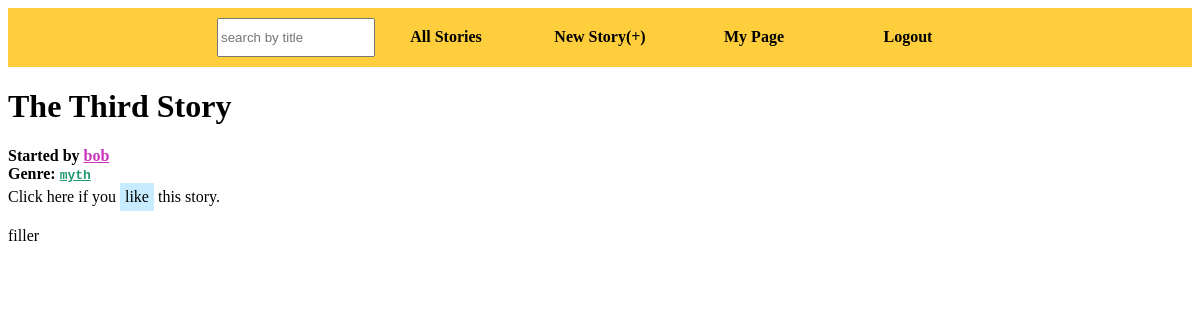
The page /story?id=2 on the database its author committed.
### tables this page shows
CREATE TABLE stories (title TEXT, creator TEXT, id INTERGER PRIMARY KEY, genre TEXT, word_limit INTEGER, cooldown INTEGER, contributions INTEGER, finished BOOLEAN, likes INTEGER, views INTEGER);

CREATE TABLE story_2 (version_num INTEGER PRIMARY KEY, contributor TEXT, text_contributed TEXT, timestamp TEXT);

### ourStory.py (the view)
@app.route('/story', methods = ['GET'])
def story_route():
    storyId=request.args.get("id","")
    if not mystory.story_exists(storyId):
        return render_template("invalid.html")
    dictStoryInfo=search.getStory(storyId)
    if 'user' in session: #check if user is logged in
        mystory.update_views(storyId)
        user=session["user"]
        if dictStoryInfo["finished"]: #check if story is finished
            return render_template("fullStory.html", like = users.has_user_liked(storyId, user), likes=dictStoryInfo["popularity"] - 1, title=dictStoryInfo["title"], author=dictStoryInfo["author"], genre=dictStoryInfo["genre"],id=dictStoryInfo["id"], pieces=dictStoryInfo["pieces"])
        else: #story is not finished
            if not search.contributedYet(user, storyId): #user did not contribute yet, so user is directed to edit the story
                return render_template("editStory.html",id=dictStoryInfo["id"], title=dictStoryInfo["title"],lastUpdate=search.latestUpdate(storyId),charLimit=dictStoryInfo["word_limit"])
            else: #user has already contributed, so show story
                return render_template("fullStory.html", like = users.has_user_liked(storyId, user), likes=dictStoryInfo["popularity"] - 1, title=dictStoryInfo["title"], author=dictStoryInfo["author"], genre=dictStoryInfo["genre"],id=dictStoryInfo["id"], pieces=dictStoryInfo["pieces"])
    else: #not logged in
        mystory.update_views(storyId)
        if dictStoryInfo["finished"]: #checks if story is finished, guests can view finished story
            return render_template("fullStory.html", likes=dictStoryInfo["popularity"], title=dictStoryInfo["title"], author=dictStoryInfo["author"], genre=dictStoryInfo["genre"],id=dictStoryInfo["id"],  pieces=dictStoryInfo["pieces"])
        else: #prompts user to log in because story is not finished
            flash("Please log in to view/edit story")
            return redirect(url_for('home'))

### util/mystory.py (called while the page is built)
def story_exists(story_id):
    db = sqlite3.connect(db_name)
    c = db.cursor()
    command = "SELECT name FROM sqlite_master WHERE type='table' AND name='story_%d';"%(int(story_id))
    result = c.execute(command).fetchall()
    db.commit()
    db.close()
    if result:
        return True
    else:
        return False

def update_views(story_id):
    db = sqlite3.connect(db_name)
    c = db.cursor()
    command = "UPDATE stories SET views = views + 1 WHERE id = " + story_id + ";"
    c.execute(command)
    db.commit()
    db.close()

### util/search.py (called while the page is built)
def tuple_to_dictionary(tuuple, list_of_keys):
    d = {} #the dictionary
    index = 0 #the column index
    while index < len(tuuple):
        d[ list_of_keys[index] ] = tuuple[index]
        index += 1
    return d

### templates/fullStory.html
{% extends "base.html" %}
{% block body %}
<h1>{{title}}</h1>
<b>Started by <a class="userLink" href="/user?id={{author}}">{{ author }}</a><br>
    Genre: <a class="genre" href="/search?genre={{genre}}">{{ genre }}</a></b><br>
{% if like %}
    You and {{ likes }} others like this story. <a class="button" href="/like?id={{id}}">Unlike</a>
{% else %}
    Click here if you <a class="button" href="/like?id={{id}}">like</a> this story.
{% endif %}
<p>
    {% for piece in pieces %}
        {% set who = piece["contributor"] %}
        {% set what = piece["text_contributed"] %}
        {% set when = piece["timestamp"] %}
        <span title="{{who}} on {{when}}">{{ what }}</span>&nbsp;
    {% endfor %}
</p>
{% endblock %}

### static/storyStylesheet.css (style rules this page uses)
a.userLink { color: #CA32BA; }
.genre { font-family: monospace; color: #20996F; }
a.button { display: inline-block; background-color: #C8ECFF; text-decoration: none; color: black; font-family: serif; padding: 5px; }

### rows shown on the page
stories: title "The Third Story", creator "bob", genre "myth"
story_2: text_contributed "filler"
